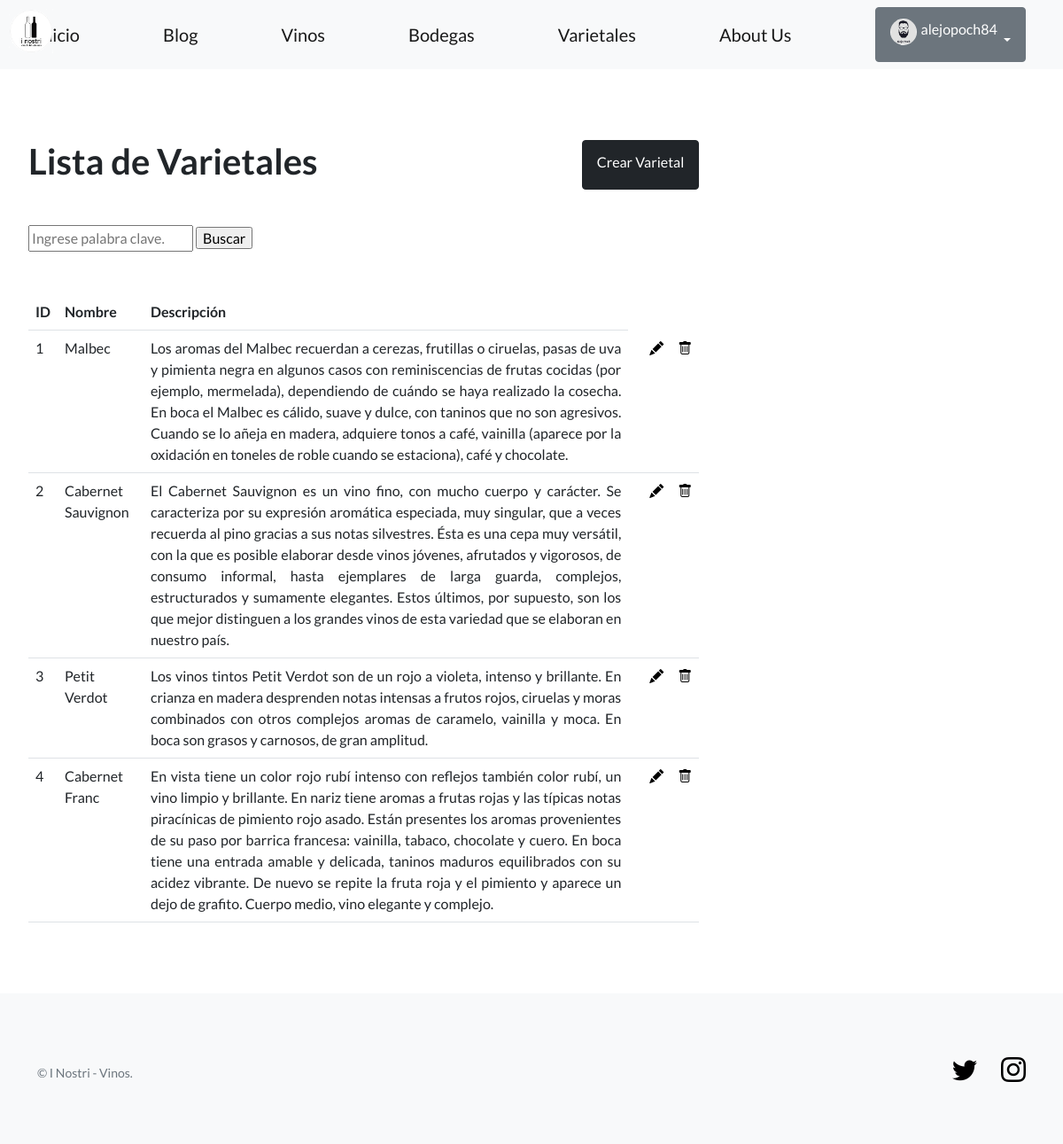
Page /inostri/varietales/ (signed in) on the earlier database version.
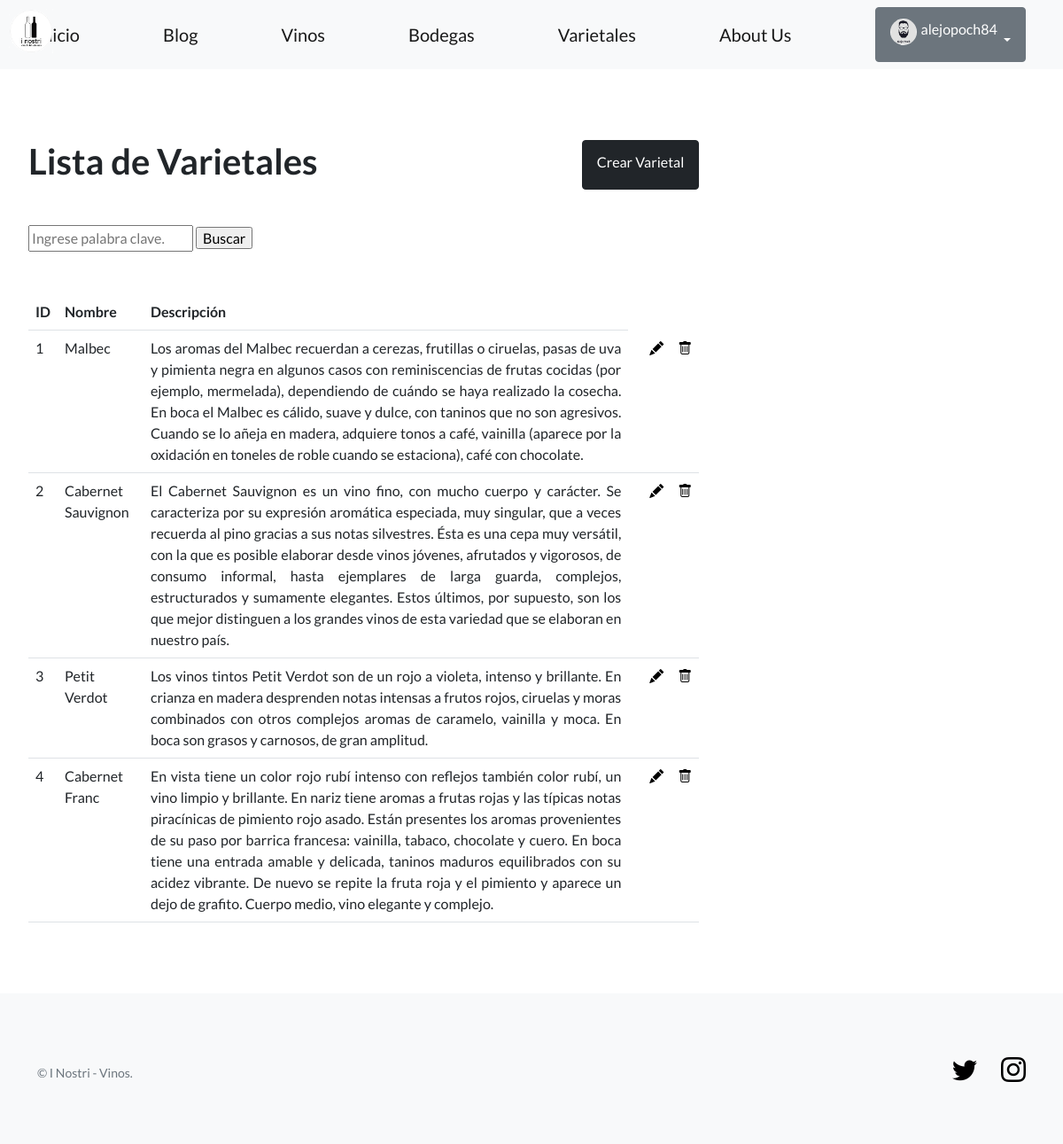
Same page on the later database version.
### app_inostri/models.py (models this page shows, shortened)
class Varietal(models.Model):
    nombre = models.CharField(max_length=64)
    descripcion = models.TextField()

### app_inostri/views.py (the view)
# urls.py: path('varietales/', VarietalListView.as_view(), name='lista_varietales'),
class VarietalListView(ListView):
    model = Varietal
    template_name = 'app_inostri/lista_varietales.html'

### app_inostri/templates/app_inostri/lista_varietales.html (shortened to what this page needs)
{% extends "app_inostri/base.html" %}
{% block contenido %}
<section>
  <div>
    <div class="col-md-8 mt-3 left">
      <div class="d-flex justify-content-between mb-3">
    <h1>Lista de Varietales</h1>
    <a href="{% url 'crear_varietal' %}" class="btn btn-dark">Crear Varietal</a>
      </div>
    <form action="{% url 'buscar_varietal' %}" method="GET">
    <br>
      <form action="{% url 'buscar_varietal' %}" method="GET">
      <input name="q" type="text" placeholder="Ingrese palabra clave.">
      <input type="submit" value="Buscar">
    </form>
    <br>
    <br>
    <table class="table">
      <tbody>
        <tr>
          <th>ID</th>
          <th>Nombre</th>
          <th>Descripción</th>
        </tr>
        {% for varietal in object_list %}
        <tr>
          <td>{{ varietal.id }}</td>
          <td>{{ varietal.nombre }}</td>
          <td style="text-align: justify;">{{ varietal.descripcion }}</td>
          <td>
            </td>
            <td>
              <a href="{% url 'editar_varietal' varietal.id %}">
                <span class='bi bi-pencil-fill' style="color: black;"></span>
              </a>
            </td>
            <td>
              <a href="{% url 'eliminar_varietal' varietal.id %}">
                <i class="bi bi-trash" style="color: black;"></i>
            </a>
          </td>
        </tr>
        {% endfor %}
      </tbody>
    </table>
  </div>
 </section>
 {% endblock contenido %}

Differences in the rows shown:
changed Varietal "Malbec": descripcion "…cuando se estaciona), café y chocolate." → "…cuando se estaciona), café con chocolate."
